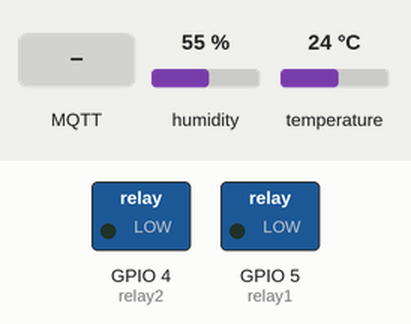
Recording of a sketch running on a simulated ESP8266 (NodeMCU). Parts: switched loads named in the sketch (green lamp = pin HIGH). The inputs (shaded band) are chosen by the test bench; at power-on: humidity 55 %, temperature 24 °C. WiFi joins after 1.5 s; servers stay silent unless stated; no MQTT or app messages arrive unless stated; what the sketch prints to the serial monitor is not drawn.

Above: at 2.7 s.
2.8 s: MQTT message "1" arrives on the first subscribed topic
At 3.7 s:
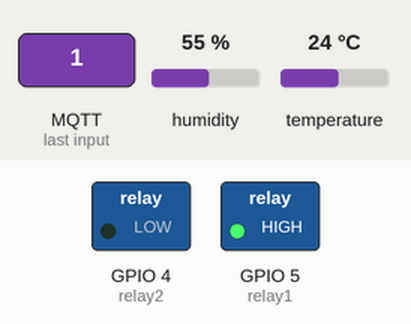
4.3 s: MQTT message "1" arrives on the second subscribed topic
At 4.8 s:
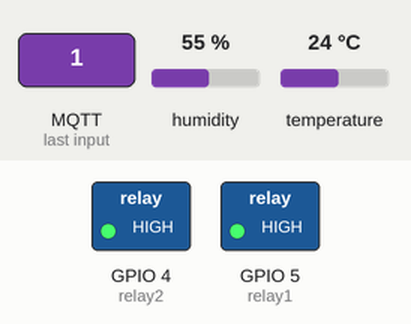
5.8 s: MQTT message "0" arrives on the first subscribed topic
At 7.0 s:
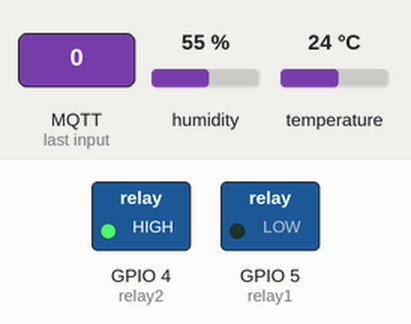
7.3 s: MQTT message "0" arrives on the second subscribed topic
At 8.3 s:
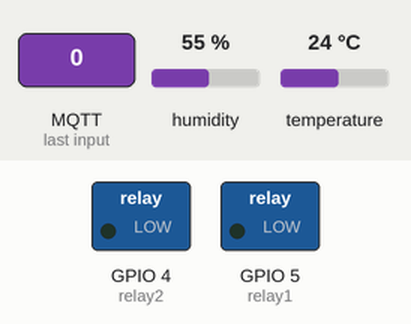
Timing chart, 0 to 10.3 s (numbered marks = the images above; inputs shaded):
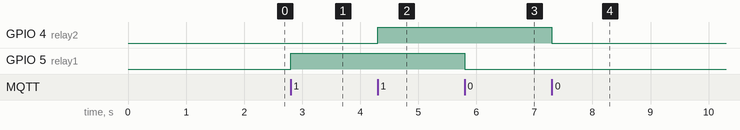

Measured:
- after the input at 2.8 s, GPIO 5 (relay1): LOW → HIGH at once
- after the input at 4.3 s, GPIO 4 (relay2): LOW → HIGH at once
- after the input at 5.8 s, GPIO 5 (relay1): HIGH → LOW at once
- after the input at 7.3 s, GPIO 4 (relay2): HIGH → LOW at once

The sketch:

final-diplom.ino
```cpp
// Loading the ESP8266WiFi library and the PubSubClient library
#include <ESP8266WiFi.h> //Esp8266 is able to connect to the internet
#include <PubSubClient.h> //For the MQTT protocol
#include "DHT.h" //For the DHT temperature sensor

#define DHTTYPE DHT11   // DHT 11
#define TEMP "/esp/temp" //Topic of the Temperature readings
// Change the credentials below, so your ESP8266 connects to your network router
const char* wifi_name = ""; //Fill this out
const char* wifi_password = ""; //Fill this out

// Change the variable to your Raspberry Pi IP address, so it connects to your MQTT broker
const char* mqtt_server = ""; //Fill this out
// Initializes the espClient
WiFiClient espClient;
PubSubClient client(espClient);

// DHT Sensor & relays
const int DHTPin = 14;
const int relay1 = 5;
const int relay2 = 4;

// Initialize DHT sensor.
DHT dht(DHTPin, DHTTYPE);

// Timers
long now = millis(); //https://www.arduino.cc/reference/en/language/functions/time/millis/
long lastMeasure = 0;
const long readInterval = 10000; //read sensor data for every 10 seconds

// This functions connects your ESP8266 to your router
void connecttoWifi() {
  delay(50);
  // Connecting to a WiFi network
  Serial.println();
  Serial.print("Connecting to ");
  Serial.println(wifi_name);
  WiFi.begin(wifi_name, wifi_password);
  while (WiFi.status() != WL_CONNECTED) {
    delay(500);
    Serial.print(".");
  }
  Serial.println("");
  Serial.print("WiFi connected.. ESP8266 IP address: ");
  Serial.println(WiFi.localIP());
}
//Function that controls the relays
void callback(String topic, byte* message, unsigned int length){
  Serial.print("Check message is arrived: ");
  Serial.println(topic);

  Serial.print("Message: ");
  Serial.println();

  String msgRelay = "";
  for(int i = 0; i < length; i++){
    Serial.print((char)message[i]);
    msgRelay += (char)message[i];
  }
  Serial.println("------------------------");
  if(topic=="esp8266/relay1"){
    //Serial.print("Changing Relay1 state to ");
    if(msgRelay == "1"){
      digitalWrite(relay1, HIGH);
      Serial.print("ON");
    } else if (msgRelay == "0"){
      digitalWrite(relay1, LOW);
      Serial.print("OFF");
    }
  }
  if(topic=="esp8266/relay2"){
    //Serial.print("Changing Relay2 state to ");
    if(msgRelay == "1"){
      digitalWrite(relay2, HIGH);
      Serial.print("ON");
    } else if (msgRelay == "0"){
      digitalWrite(relay2, LOW);
      Serial.print("OFF");
    }
  }
  Serial.println();
}
void reconnect() {
  // This will loop until reconnected.
  while (!client.connected()) {
    Serial.print("Attempting MQTT connection...");
    if (client.connect("ESP8266")) {
      Serial.println("connected");
      client.subscribe("esp8266/relay1");
      client.subscribe("esp8266/relay2");
    } else {
      Serial.print("failed.. Reconneting =");
      Serial.print(client.state());
      Serial.println(" Trying to reconnect in 5 seconds");
      // Wait 5 seconds before reconnecting
      delay(5000);
    }

  }
}

void readTemp(){
  now = millis();
  // Publishes new temperature
  if (now - lastMeasure >= readInterval) {
    lastMeasure = now;
    // Read humidity
    float h = dht.readHumidity();
    // Read temperature as Celsius
    float t = dht.readTemperature();

    // Error if the sensor fail reads.
    if (isnan(h) || isnan(t)) {
      Serial.println("DHT sensor faild to read!");
      return;
    }

    // Computes temperature values in Celsius
    float tempCalculate = dht.computeHeatIndex(t, h, false);
    static char tempTemp[7];
    dtostrf(tempCalculate, 6, 2, tempTemp); //turns floats into strings

    // Publishes Temperature as that is the thing we need.
    client.publish(TEMP , tempTemp);

    Serial.println("Temperature: ");
    Serial.print(t);
    Serial.print(" *C ");
  }
}


void setup() {
  dht.begin();
  Serial.begin(115200);
  pinMode(relay1, OUTPUT);
  pinMode(relay2, OUTPUT);
  digitalWrite(relay1, LOW);
  digitalWrite(relay2, LOW);

  connecttoWifi();
  client.setServer(mqtt_server, 1883);
  client.setCallback(callback);
}

//The loop lets us stay connected, and reads the temperature.
void loop() {
  if (!client.connected()) {
    reconnect();
  }
  if(!client.loop())
    client.connect("ESP8266");

  readTemp();
}
```
